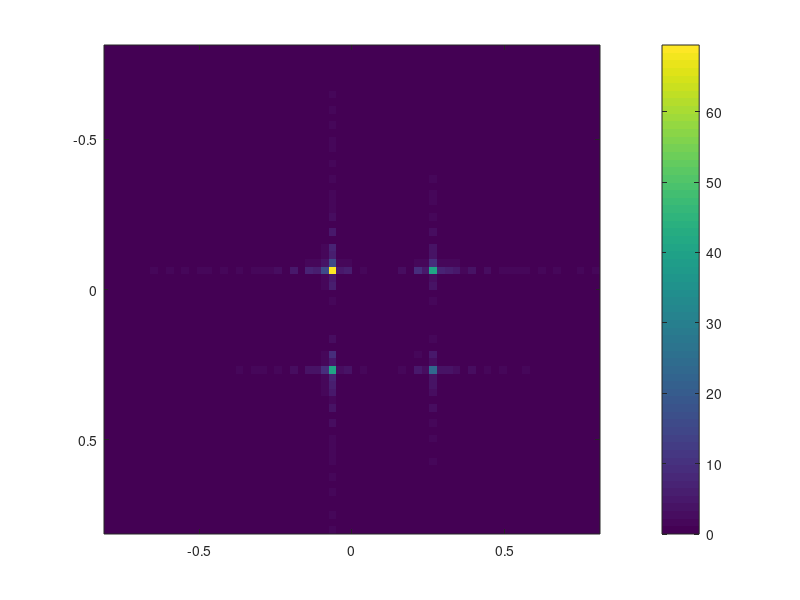
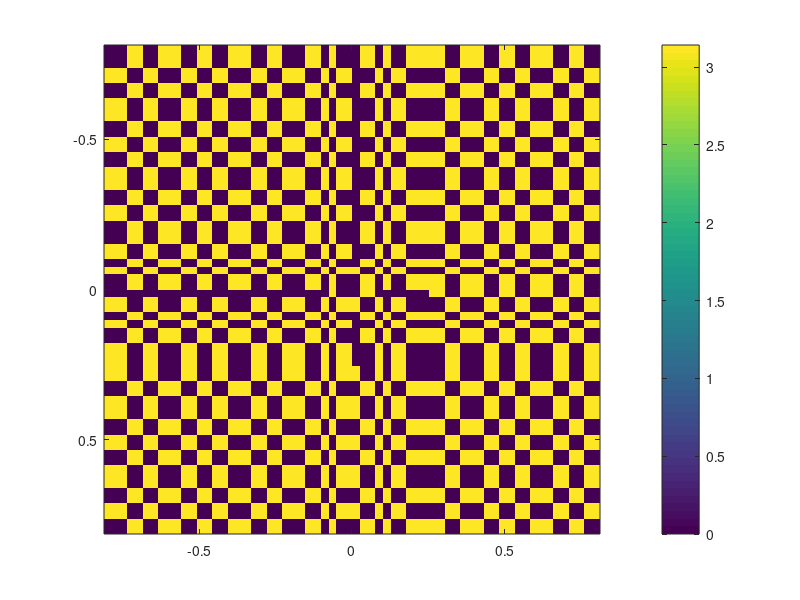

Write the MATLAB code that produced these figures, in order.
clear;
# БПФ
function F = DFT(func, M, hx)
  s = (M - length(func)) / 2;

  func = [zeros(s, 1).', func, zeros(s, 1).'];
  func = [func(1 + M/2:end), func(1:M / 2)];

  F = fft(func) * hx;
  F = [F(1 + M/2:end), F(1:M / 2)];
  F = F(s + 1:M - s);
end

# Аналитическое решение
function solve = AnaliticSolve(u, a)
  #e = exp(2i*a*pi.*u);
  #solve = (1i/pi).*(4*u - 2)./(4*u.^2 - 4*u - 3).*(e.^2-1)./e;
  solve = (1i/pi).*(4*u - 2)./(4*u.^2 - 4*u - 3).*(exp(2i*a*pi.*u)-exp(-2i*a*pi.*u));
end

# Аналитическое решение для двумерного случая
function solve = AnaliticSolve2D(u, v, a)
  #e = exp(2i*a*pi.*u);
  #solve = (1i/pi).*(4*u - 2)./(4*u.^2 - 4*u - 3).*(e.^2-1)./e;
  solve = (-1/(pi^2)).*(4*u - 2)./(4*u.^2 - 4*u - 3).*(exp(2i*a*pi.*u)-exp(-2i*a*pi.*u)).*(4*v - 2)./(4*v.^2 - 4*v - 3).*(exp(2i*a*pi.*v)-exp(-2i*a*pi.*v));
end

N = 64;
a = 5;
hx = 2 * a / N;
x = -a:hx:(a - hx / 2);

# Гауссов пучок
f = exp(-(x.^2));
#figure(1);
#plot(x, abs(f)); # Амплитуда
#figure(2);
#plot(x, arg(f)); # Фаза

# БПФ гауссова пучка
M = 256;
F = DFT(f, M, hx);
b = N ^ 2 / (4 * a * M);
hxi = 2 * b / N;
xi = -b:hxi:(b - hxi / 2);
#figure(1);
#plot(xi, abs(F), "b"); # Амплитуда
#figure(2);
#plot(xi, arg(F), "b"); # Фаза

# Стандартный метод численного интегрирования
[X, XI] = meshgrid(x, xi);
Kernel = exp(-2 * pi * 1i * X.*XI);
F2 = Kernel * f.' * hx;
#figure(1);
#plot(xi, abs(F2), "k"); # Амплитуда
#figure(2);
#plot(xi, arg(F2), "k"); # Фаза

# Сравнение БПФ и стандартного метода численного интегрирования
#figure(3);
#plot(xi, abs(F)); # Амплитуда
#hold on;
#plot(xi, abs(F2), "k"); # Амплитуда
#figure(4);
#plot(xi, arg(F)); # Фаза
#hold on;
#plot(xi, arg(F2), "k"); # Фаза

# Cветовое поле
LF = exp(-pi * 1i * x) + exp(3 * pi * 1i * x)
#figure(1);
#plot(x, abs(LF));  # Амплитуда
#figure(2);
#plot(x, arg(LF)); # Фаза

# Преобразование светового поля
FLF = DFT(LF, M, hx);
#figure(1);
#plot(xi, abs(FLF)); # Амплитуда
#figure(2);
#plot(xi, arg(FLF)); # Фаза

# Аналитическое решение
ASolve = AnaliticSolve(xi, a);
#figure(1);
#plot(xi, abs(FLF)); # Амплитуда
#hold on;
#plot(xi, abs(ASolve), "r"); # Фаза
#figure(2);
#plot(xi, arg(FLF)); # Амплитуда
#hold on;
#plot(xi, arg(ASolve), "r"); # Фаза

# Двумерный гауссов пучок
y = x.';
f = exp(-(x.^2)-(y.^2));
intervalA = [-a, a];
#figure(1);
#imagesc(intervalA, intervalA, abs(f)); # Амплитуда
#colorbar;
#figure(2);
#imagesc(intervalA, intervalA, arg(f)); # Фаза
#colorbar;

# Двумерное преобразование гауссова пучка
[X, Y] = meshgrid(x, y);
F2D = exp(-(X.^2)-(Y.^2));
intervalB = [-b, b];
for i = 1:rows(F2D)
  F2D(i, :) = DFT(F2D(i, :), M, hx);
endfor
for j = 1:columns(F2D)
  F2D(:, j) = DFT(F2D(:, j).', M, hx).';
endfor
#figure(1);
#imagesc(intervalB, intervalB, abs(F2D)); # Амплитуда
#colorbar;
#figure(2);
#imagesc(intervalB, intervalB, arg(F2D)); # Фаза
#colorbar;

# Двумерное световое поле
y = x.';
LF2D = (exp(-pi * 1i * x) + exp(3 * pi * 1i * x)).*(exp(-pi * 1i * y) + exp(3 * pi * 1i * y));
#figure(1);
#imagesc(intervalA, intervalA, abs(LF2D)); # Амплитуда
#colorbar;
#figure(2);
#imagesc(intervalA, intervalA, arg(LF2D)); # Фаза
#colorbar;

# Двумерное преобразование светового поля
[X, Y] = meshgrid(x, y);
FLF2D = (exp(-pi * 1i * x) + exp(3 * pi * 1i * x)).*(exp(-pi * 1i * y) + exp(3 * pi * 1i * y));
intervalB = [-b, b];
for i = 1:rows(FLF2D)
  FLF2D(i, :) = DFT(FLF2D(i, :), M, hx);
endfor
for j = 1:columns(FLF2D)
  FLF2D(:, j) = DFT(FLF2D(:, j).', M, hx).';
endfor
#figure(1);
#imagesc(intervalB, intervalB, abs(FLF2D)); # Амплитуда
#colorbar;
#figure(2);
#imagesc(intervalB, intervalB, arg(FLF2D)); # Фаза
#colorbar;

# Аналитическое решение двумерного случая
[X, Y] = meshgrid(x, y);
ASolve2D = AnaliticSolve2D(X, Y, a);
figure(1);
imagesc(intervalB, intervalB, abs(ASolve2D)); # Амплитуда
colorbar;
figure(2);
imagesc(intervalB, intervalB, arg(ASolve2D)); # Фаза
colorbar;


